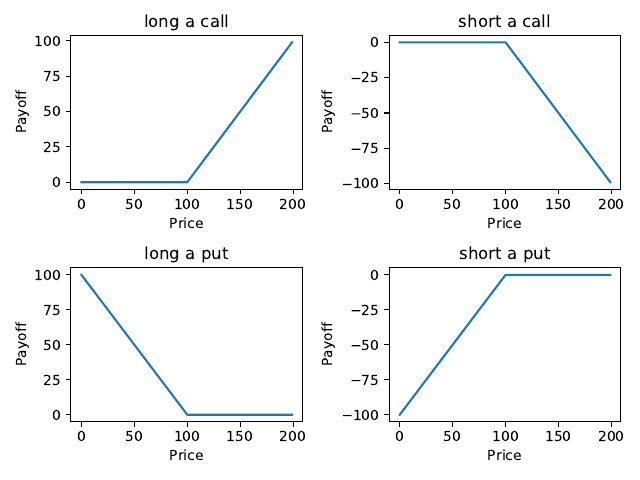

Here is the Python script that generated this plot:
import numpy as np
import matplotlib.pyplot as plt


def payoff(s, x, type, position):
    """

    :param s: float. stock price
    :param x: float. strike price
    :param type: str. type of options. 'put' or 'call'
    :param psotion: str. 'long' position or 'short' position
    :return: payoff
    """
    zero = np.zeros(len(s))
    if type == 'call' and position == 'long':
        return np.fmax(zero, s - x)
    elif type == 'put' and position == 'long':
        return np.fmax(zero, x - s)
    elif type == 'call' and position == 'short':
        return np.fmin(zero, x - s)
    elif type == 'put' and position == 'short':
        return np.fmin(zero, s - x)
    else:
        print('Invalid input!')


if __name__ == '__main__':
    s = np.arange(0, 200)
    x = 100
    types = ['call', 'put']
    positions = ['long', 'short']
    i = 0
    for type in types:
        for position in  positions:
            i += 1
            plt.subplot(len(types), len(positions), i)
            plt.plot(s, payoff(s=s, x=x, type=type, position=position))
            plt.title(position + ' a ' + type)
            plt.ylabel('Payoff')
            plt.xlabel('Price')
    plt.tight_layout()
    plt.savefig('p3.pdf')
    plt.show()
